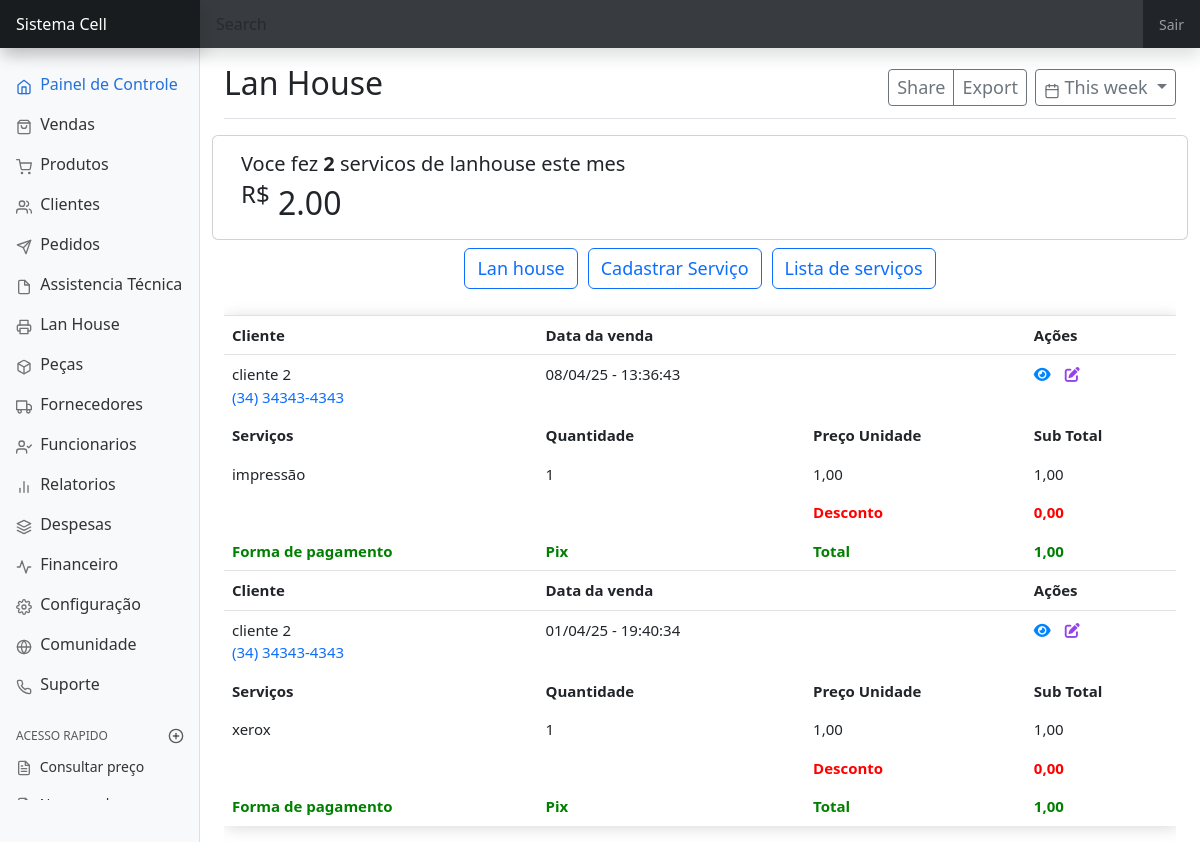
/lanhouse/ (signed in), run on the app's committed database.
### lanhouse/models.py (models this page shows, shortened)
class LanhouseModel(models.Model):
    PIX = 'Pix'
    CARTAO_CREDITO = 'Cartāo de credito'
    CARTAO_DEBITO = 'Cartāo de debito'
    DINHEIRO = 'Dinheiro'
    FIADO = 'Fiado a receber'
    FORMA_PAGAMENTO = [
        (PIX, 'Pix'),
        (CARTAO_CREDITO, 'Cartāo de credito'),
        (CARTAO_DEBITO, 'Cartāo de debito'),
        (DINHEIRO, 'Dinheiro'),
        (FIADO, 'Fiado a receber')
    ]
    usuario = models.ForeignKey(User, on_delete=models.PROTECT)
    data_criacao = models.DateTimeField(auto_now_add=True)
    data_edicao = models.DateTimeField(auto_now=True)
    cliente = models.ForeignKey(Cliente, on_delete=models.CASCADE)
    vendedor = models.ForeignKey(Colaborador, on_delete=models.CASCADE)
    desconto = models.DecimalField(max_digits=9, decimal_places=2, null=True, blank=True)
    forma_pagamento = models.CharField(choices=FORMA_PAGAMENTO, max_length=20, default=PIX)
    observacao = models.TextField(null=True, blank=True)
    data_vencimento = models.DateField(null=True, blank=True)
    qtd_parcela = models.IntegerField(null=True, blank=True)
    valor_entrada = models.DecimalField(max_digits=9, decimal_places=2, null=True, blank=True)
    class Meta:
        ordering = ('-pk',)
    def total(self):
        qs = self.lanhouse_items.filter(lanhouse=self.pk).values_list(
            'preco', 'quantidade') or 0
        t = 0 if isinstance(qs, int) else sum(map(lambda q: q[0] * q[1], qs))
        desc = t - self.desconto
        return desc

class ItemsLanhouse(models.Model):
    lanhouse = models.ForeignKey(LanhouseModel, on_delete=models.SET_NULL,
                                  related_name='lanhouse_items',
                                  blank=True,
                                  null=True)
    servico = models.ForeignKey(LanhouseServico, on_delete=models.CASCADE)
    quantidade = models.IntegerField()
    preco = models.DecimalField(max_digits=9, decimal_places=2)
    class Meta:
        ordering = ('pk',)
    def subtotal(self):
        return self.preco * self.quantidade

class LanhouseServico(models.Model):
   usuario = models.ForeignKey(User, on_delete=models.PROTECT)
   data_criacao = models.DateTimeField(auto_now_add=True)
   data_edicao = models.DateTimeField(auto_now=True)
   servico = models.CharField(max_length=90)
   preco_custo = models.DecimalField(max_digits=9, decimal_places=2)
   preco = models.DecimalField(max_digits=9, decimal_places=2)
   def __str__(self):
       return self.servico

### cliente/models.py (models this page shows, shortened)
class Cliente(models.Model):
    usuario = models.ForeignKey(User, on_delete=models.PROTECT)
    data_criacao = models.DateTimeField(auto_now_add=True, editable=False)
    data_edicao = models.DateTimeField(auto_now=True, editable=False)
    nome_cliente = models.CharField(max_length=90)
    data_nascimento = models.DateField(null=True, blank=True)
    cpf = models.CharField(max_length=14, null=True, blank=True)
    telefone_contato = models.CharField(max_length=15)
    telefone_contato_2 = models.CharField(max_length=15, null=True, blank=True)
    rua = models.CharField(max_length=99, null=True, blank=True)
    numero_casa = models.IntegerField(null=True, blank=True)
    bairro = models.CharField(max_length=90, null=True, blank=True)
    observacao = models.TextField(null=True, blank=True)

### lanhouse/views.py (the view)
# urls.py: path('lanhouse/', login_required(ListaLanhouse.as_view()), name='lanhouse'),
class ListaLanhouse(ListView):
    model = LanhouseModel
    template_name = 'lanhouse/pagina-inicial-lanhouse.html'
    def get_queryset(self):
        return LanhouseModel.objects.filter(usuario=self.request.user)

### lanhouse/templatetags/lanhouse.py (called while the page is built)
@register.simple_tag
def valor_total(request):
    total_lanhouse = sum(valor.total() for valor in LanhouseModel.objects.filter(usuario=request.user))
    return total_lanhouse

@register.simple_tag
def qtd_lanhouse(request):
    qtd = LanhouseModel.objects.filter(usuario=request.user).count()
    return qtd

### lanhouse/templates/lanhouse/pagina-inicial-lanhouse.html (shortened to what this page needs)
{% extends 'dashboard/pagina-inicial.html' %}
{% load lanhouse %}
{% block titulo %}
Lan House
{% endblock titulo %}
{% block conteudo %}
<div class="row" id="relatorio-lanhouse">
    <div class="card">
        <div class="card-body">
            <h5 class="card-title">Voce fez <b>{% qtd_lanhouse request %}</b> servicos de lanhouse este mes <b></b></h5>
            <h2 class="card-text"><sup>R$</sup> {% valor_total request %}</h2>
        </div>
    </div>
</div>
<nav class="navbar justify-content-center">
    <ul class="nav justify-content-center">
        <li class="nav-item">
            <a
            class="btn btn-outline-primary"
            data-bs-toggle="modal"
            data-bs-target="#staticBackdrop"
            hx-get="{% url 'cadastrar-lanhouse' %}"
            hx-target="#addConteudo"
            hx-swap="innerHTML"
            >Lan house</a>
        </li>
        <li class="nav-item">
            <a
            class="btn btn-outline-primary"
            data-bs-toggle="modal"
            data-bs-target="#staticBackdrop"
            hx-get="{% url 'cadastrar-servico-lanhouse' %}"
            hx-target="#addConteudo"
            style="margin-left: 10px;"
            >Cadastrar Serviço </a>
        </li>
        <li class="nav-item">
          <a class="btn btn-outline-primary"
             data-bs-toggle="modal"
             data-bs-target="#staticBackdrop"
             hx-get="{% url 'lista-servico-lanhouse' %}"
             hx-target="#addConteudo"
             style="margin-left: 10px;">
             Lista de serviços</a>
        </li>
      </ul>
</nav>
<div class="table-responsive" style="padding-top: 18px;">
    <table class="table table-borderless table-hover" style="box-shadow: 2px 2px 15px 0px rgba(4, 4, 4, 0.15);">
        <tbody id="lanhouse-Tbody">
            {% include 'lanhouse/tabela/tabela-lanhouse.html' %}
        </tbody>
    </table>
</div>
{% endblock conteudo%}

### lanhouse/templates/lanhouse/tabela/linha-tabela-lanhouse.html
<tr id="trLanhouse{{ object.pk }}" style="border-bottom: 0.15px solid rgb(229, 224, 224); border-top: 0.15px solid rgb(229, 224, 224); ">
    <th>Cliente</th>
    <th>Data da venda</th>
    <th></th>
    <th>Ações</th>
</tr>
<tr>
    <td>{{object.cliente.nome_cliente}}<br> <a href="tel:+55{{object.cliente.telefone_contato}}" style="text-decoration: none;">{{object.cliente.telefone_contato}}</a></td>
    <td>{{object.data_criacao|date:'d/m/y - H:i:s'}}</td>
    {% if object.status == 'Entregue' %}
    <th style="color: rgb(23, 99, 23);">{{ object.status }}</th>
    {% else %}
    <th>{{ object.status }}</th>
    {% endif %}
    <td>
        <a style="text-decoration: none;" hx-get="{ url 'detalhe-lanhouse' object.pk %}" data-bs-toggle="modal"
            data-bs-target="#staticBackdrop" hx-target="#addConteudo">
            <i class="fa-solid fa-eye" style="color: rgb(0, 132, 255);"></i>
        </a>
        <a href="#" hx-get="{ url 'editar-lanhouse' object.pk %}" data-bs-toggle="modal"
        data-bs-target="#staticBackdrop" hx-target="#addConteudo">
            <i class="fa-solid fa-pen-to-square" style="margin-left: 10px; color: #9442ED;"></i>
        </a>
    </td>
</tr>
<tr>
    <th>Serviços</th>
    <th>Quantidade</th>
    <th>Preço Unidade</th>
    <th>Sub Total</th>
</tr>
{% for items in object.lanhouse_items.all %}
<tr>
    <td>{{ items.servico }}</td>
    <td>{{ items.quantidade }}</td>
    <td>{{ items.preco }}</td>
    <td>{{ items.subtotal }}</td>
</tr>
{% endfor %}
<tr style="color: red;">
    <td></td>
    <td></td>
    <th>Desconto</th>
    <th>{{ object.desconto }}</th>
</tr>
<tr style="color: green;">
    <th>Forma de pagamento</th>
    <th>{{object.forma_pagamento}}</th>
    <th>Total</th>
    <th>{{ object.total }}</th>
</tr>

### static/css/dashboard.css (style rules this page uses)
body { font-size: .875rem; }

### lanhouse/templates/lanhouse/pagina-inicial-lanhouse.html (style rules this page uses)
.btn { font-size: 18px; }
.table { font-size: 15px; }

### data on the page
LanhouseModel: cliente.nome_cliente "cliente 2", cliente.telefone_contato "(34) 34343-4343", data_criacao "08/04/25 - 13:36:43", desconto "0,00", forma_pagamento "Pix", total "1,00"
ItemsLanhouse: servico "impressão", quantidade "1", preco "1,00", subtotal "1,00"
LanhouseModel: cliente.nome_cliente "cliente 2", cliente.telefone_contato "(34) 34343-4343", data_criacao "01/04/25 - 19:40:34", desconto "0,00", forma_pagamento "Pix", total "1,00"
ItemsLanhouse: servico "xerox", quantidade "1", preco "1,00", subtotal "1,00"
